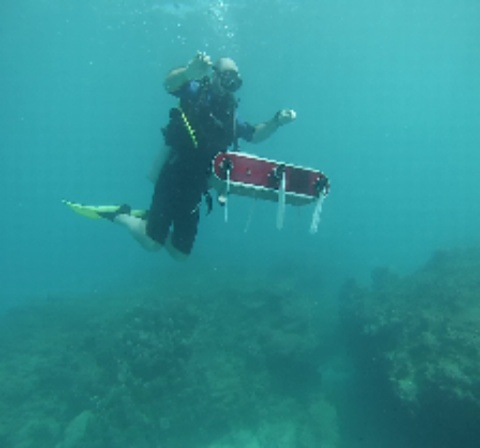
#> input picture Dataset/images/d_r_47_.jpg, 480 x 448 px, given in place of sample_underwater.jpg, which was not available
$ jupyter execute 'NOISE REDUCTION.ipynb'   (shell and % lines are left out)
#> lines starting #> are read from the running program, lines starting #| are printed output that depends on the picture; after the words box and inside, x2 and y2 are one past the last pixel; in counts of white or black regions, pixels touching at a corner belong together; pictures that were not available may be replaced by others from this repository, and a replacement may not be noted
[cell 1]
import cv2
import numpy as np
import tensorflow as tf
from tensorflow.keras.models import load_model
import matplotlib.pyplot as plt

# Load Pretrained UNet Model for Segmentation
def load_unet_model(model_path="unet_model.h5"):
    return load_model(model_path)

# Apply Bilateral Filtering (Edge-Preserving)
def apply_bilateral_filter(image):
    return cv2.bilateralFilter(image, d=9, sigmaColor=75, sigmaSpace=75)

# Apply Adaptive Thresholding
def adaptive_thresholding(image):
    gray = cv2.cvtColor(image, cv2.COLOR_BGR2GRAY)
    adaptive_thresh = cv2.adaptiveThreshold(gray, 255, cv2.ADAPTIVE_THRESH_GAUSSIAN_C,
                                            cv2.THRESH_BINARY, 11, 2)
    return adaptive_thresh

# Edge-Aware Filtering (Guided Filter)
def guided_filter(image, guided):
    return cv2.ximgproc.guidedFilter(guided, image, radius=8, eps=50)

# Post-Processing: Remove Small Noise Regions (Connected Component Analysis)
def remove_small_regions(mask, min_size=500):
    num_labels, labels, stats, _ = cv2.connectedComponentsWithStats(mask, connectivity=8)
    new_mask = np.zeros_like(mask)

    for i in range(1, num_labels):  # Ignore background
        if stats[i, cv2.CC_STAT_AREA] > min_size:
            new_mask[labels == i] = 255

    return new_mask

# Main Pipeline
def process_underwater_image(image_path, model_path="unet_model.h5"):
    # Load image
#> called with image_path = 'sample_underwater.jpg', model_path = 'unet_model.h5'
    image = cv2.imread(image_path)
#> image is the input picture: shape (448, 480, 3); mean B, G, R 148.4, 144.1, 46.8
    image = cv2.resize(image, (256, 256))
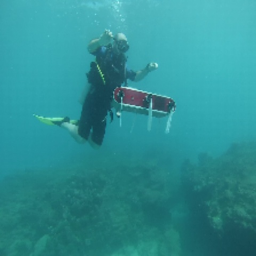
#> image: shape (256, 256, 3); mean B, G, R 148.3, 144.1, 46.8

    # Step 1: Noise Reduction
    filtered_image = apply_bilateral_filter(image)
    thresholded_image = adaptive_thresholding(filtered_image)
#> in adaptive_thresholding, `gray = cv2.cvtColor(image, cv2.COLOR_BGR2GRAY)`:
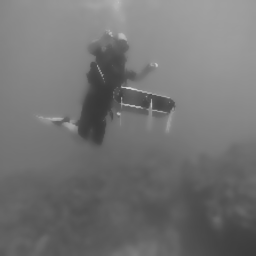
#> gray: shape (256, 256); min 56, max 212, mean 115.4
#> in adaptive_thresholding, `adaptive_thresh = cv2.adaptiveThreshold(gray, 255, cv2.ADAPTIVE_THRESH..`:
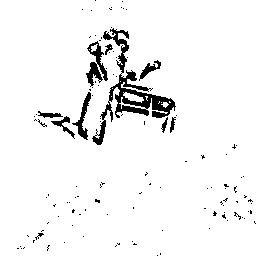
#> adaptive_thresh: shape (256, 256); 94.9% white; 116 black regions (106 under 20 px), largest, box (x1, y1, x2, y2) and area: (92, 28, 176, 145) 1816, (86, 41, 108, 87) 420, (72, 92, 91, 140) 260

    # Step 2: Deep Learning-Based Segmentation
    model = load_unet_model(model_path)
    input_image = np.expand_dims(filtered_image / 255.0, axis=0)  # Normalize & expand dims
    segmented_mask = model.predict(input_image)[0, :, :, 0]  # Get segmentation output
    segmented_mask = (segmented_mask > 0.5).astype(np.uint8) * 255  # Threshold

    # Step 3: Post-processing
    refined_mask = guided_filter(segmented_mask, filtered_image)
    final_mask = remove_small_regions(refined_mask)

    # Display Results
    fig, axes = plt.subplots(1, 4, figsize=(12, 5))
    axes[0].imshow(cv2.cvtColor(image, cv2.COLOR_BGR2RGB)); axes[0].set_title("Original")
    axes[1].imshow(thresholded_image, cmap="gray"); axes[1].set_title("Adaptive Thresholding")
    axes[2].imshow(segmented_mask, cmap="gray"); axes[2].set_title("UNet Segmentation")
    axes[3].imshow(final_mask, cmap="gray"); axes[3].set_title("Post-processed Mask")
    for ax in axes: ax.axis("off")
    plt.show()

# Example Usage (Run in a new cell)
process_underwater_image("sample_underwater.jpg", "unet_model.h5")
#> (the call stopped at in load_unet_model, `return load_model(model_path)`: tensorflow is not available in this run)

[cell 2]
import cv2
import numpy as np
import matplotlib.pyplot as plt
import os

[cell 3]
import cv2
import numpy as np

# Update the path to match your repository structure
image_path = "path/to/your/image.jpg"  # Replace this with the correct path

# Read the noisy image
noisy_image = cv2.imread(image_path)

# Convert to grayscale if needed
gray_image = cv2.cvtColor(noisy_image, cv2.COLOR_BGR2GRAY)
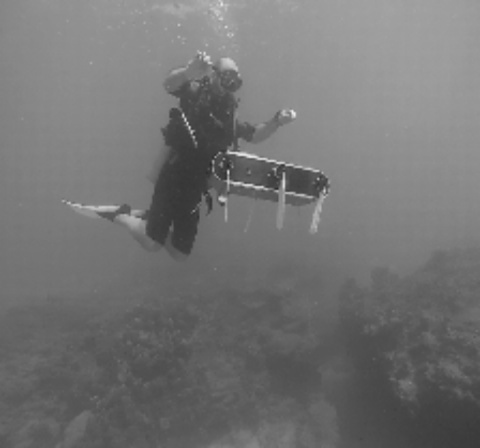
#> gray_image: shape (448, 480); min 40, max 234, mean 115.5

# Apply Non-Local Means Denoising
denoised_image = cv2.fastNlMeansDenoising(gray_image, None, h=10, templateWindowSize=7, searchWindowSize=21)

# Save or display the denoised image
cv2.imwrite("denoised_image.jpg", denoised_image)
cv2.imshow("Denoised Image", denoised_image)
cv2.waitKey(0)
cv2.destroyAllWindows()

[cell 4]
import cv2
import os

# Set the correct path to your images folder (Update this)
input_folder = "C:/Users/USER/Documents/GitHub/Computer_Vision/Dataset/images"
output_folder = "C:/Users/USER/Documents/GitHub/Computer_Vision/Dataset/denoised_images"

# Create output folder if it doesn't exist
if not os.path.exists(output_folder):
    os.makedirs(output_folder)

# Loop through all images in the folder
for filename in os.listdir(input_folder):
    if filename.endswith((".png", ".jpg", ".jpeg")):  # Process only image files
        img_path = os.path.join(input_folder, filename)
        img = cv2.imread(img_path)

        if img is None:
            print(f"Skipping {filename}: Unable to read file")
            continue

        # Apply Non-Local Means Denoising
        denoised_img = cv2.fastNlMeansDenoisingColored(img, None, 10, 10, 7, 21)

        # Save the denoised image
        output_path = os.path.join(output_folder, filename)
        cv2.imwrite(output_path, denoised_img)

        print(f"Denoised and saved: {output_path}")

print("Processing complete!")
